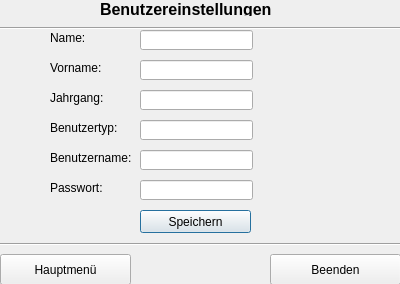
<?xml version="1.0" encoding="UTF-8"?>
<ui version="4.0">
 <class>BenutzerEinstellungen</class>
 <widget class="QDialog" name="BenutzerEinstellungen">
  <property name="geometry">
   <rect>
    <x>0</x>
    <y>0</y>
    <width>400</width>
    <height>284</height>
   </rect>
  </property>
  <property name="windowTitle">
   <string>Dialog</string>
  </property>
  <widget class="QLabel" name="label">
   <property name="geometry">
    <rect>
     <x>50</x>
     <y>30</y>
     <width>111</width>
     <height>16</height>
    </rect>
   </property>
   <property name="text">
    <string>Name:</string>
   </property>
  </widget>
  <widget class="QLabel" name="label_2">
   <property name="geometry">
    <rect>
     <x>50</x>
     <y>60</y>
     <width>111</width>
     <height>16</height>
    </rect>
   </property>
   <property name="text">
    <string>Vorname:</string>
   </property>
  </widget>
  <widget class="QLabel" name="label_3">
   <property name="geometry">
    <rect>
     <x>50</x>
     <y>90</y>
     <width>111</width>
     <height>16</height>
    </rect>
   </property>
   <property name="text">
    <string>Jahrgang:</string>
   </property>
  </widget>
  <widget class="QLabel" name="label_4">
   <property name="geometry">
    <rect>
     <x>50</x>
     <y>120</y>
     <width>111</width>
     <height>16</height>
    </rect>
   </property>
   <property name="text">
    <string>Benutzertyp:</string>
   </property>
  </widget>
  <widget class="QLabel" name="label_5">
   <property name="geometry">
    <rect>
     <x>50</x>
     <y>150</y>
     <width>111</width>
     <height>16</height>
    </rect>
   </property>
   <property name="text">
    <string>Benutzername:</string>
   </property>
  </widget>
  <widget class="QLabel" name="label_6">
   <property name="geometry">
    <rect>
     <x>50</x>
     <y>180</y>
     <width>111</width>
     <height>16</height>
    </rect>
   </property>
   <property name="text">
    <string>Passwort:</string>
   </property>
  </widget>
  <widget class="QPushButton" name="pbSpeichern">
   <property name="geometry">
    <rect>
     <x>140</x>
     <y>210</y>
     <width>111</width>
     <height>23</height>
    </rect>
   </property>
   <property name="text">
    <string>Speichern</string>
   </property>
  </widget>
  <widget class="QLineEdit" name="ldtNachname">
   <property name="geometry">
    <rect>
     <x>140</x>
     <y>30</y>
     <width>113</width>
     <height>20</height>
    </rect>
   </property>
  </widget>
  <widget class="QLineEdit" name="ldtVorname">
   <property name="geometry">
    <rect>
     <x>140</x>
     <y>60</y>
     <width>113</width>
     <height>20</height>
    </rect>
   </property>
  </widget>
  <widget class="QLineEdit" name="ldtJahrgang">
   <property name="geometry">
    <rect>
     <x>140</x>
     <y>90</y>
     <width>113</width>
     <height>20</height>
    </rect>
   </property>
  </widget>
  <widget class="QLineEdit" name="ldtBenutzertyp">
   <property name="geometry">
    <rect>
     <x>140</x>
     <y>120</y>
     <width>113</width>
     <height>20</height>
    </rect>
   </property>
  </widget>
  <widget class="QLineEdit" name="ldtBenutzername">
   <property name="geometry">
    <rect>
     <x>140</x>
     <y>150</y>
     <width>113</width>
     <height>20</height>
    </rect>
   </property>
  </widget>
  <widget class="QLineEdit" name="ldtPasswort">
   <property name="geometry">
    <rect>
     <x>140</x>
     <y>180</y>
     <width>113</width>
     <height>20</height>
    </rect>
   </property>
  </widget>
  <widget class="QPushButton" name="pbBeenden">
   <property name="geometry">
    <rect>
     <x>270</x>
     <y>254</y>
     <width>131</width>
     <height>31</height>
    </rect>
   </property>
   <property name="text">
    <string>Beenden</string>
   </property>
  </widget>
  <widget class="QPushButton" name="pbMenue">
   <property name="geometry">
    <rect>
     <x>0</x>
     <y>254</y>
     <width>131</width>
     <height>31</height>
    </rect>
   </property>
   <property name="text">
    <string>Hauptmenü</string>
   </property>
  </widget>
  <widget class="Line" name="line">
   <property name="geometry">
    <rect>
     <x>0</x>
     <y>236</y>
     <width>411</width>
     <height>16</height>
    </rect>
   </property>
   <property name="orientation">
    <enum>Qt::Horizontal</enum>
   </property>
  </widget>
  <widget class="QLabel" name="label_7">
   <property name="geometry">
    <rect>
     <x>100</x>
     <y>0</y>
     <width>191</width>
     <height>16</height>
    </rect>
   </property>
   <property name="text">
    <string>&lt;html&gt;&lt;head/&gt;&lt;body&gt;&lt;p&gt;&lt;span style=&quot; font-size:12pt; font-weight:600;&quot;&gt;Benutzereinstellungen&lt;/span&gt;&lt;/p&gt;&lt;/body&gt;&lt;/html&gt;</string>
   </property>
  </widget>
  <widget class="Line" name="line_2">
   <property name="geometry">
    <rect>
     <x>0</x>
     <y>20</y>
     <width>401</width>
     <height>16</height>
    </rect>
   </property>
   <property name="orientation">
    <enum>Qt::Horizontal</enum>
   </property>
  </widget>
 </widget>
 <resources/>
 <connections/>
</ui>
